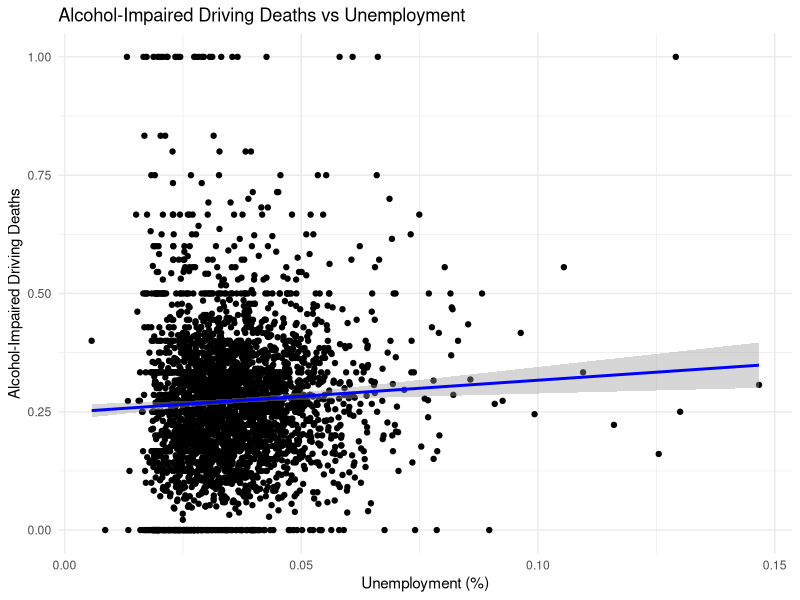
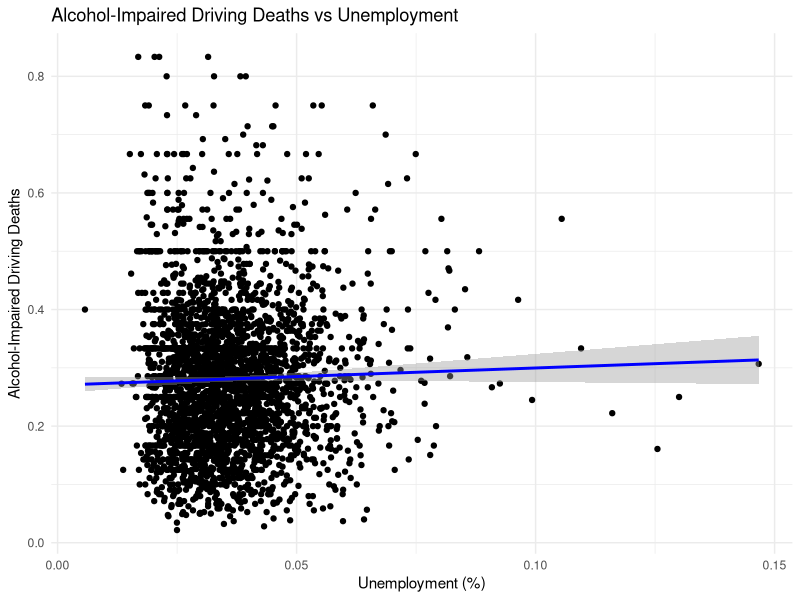
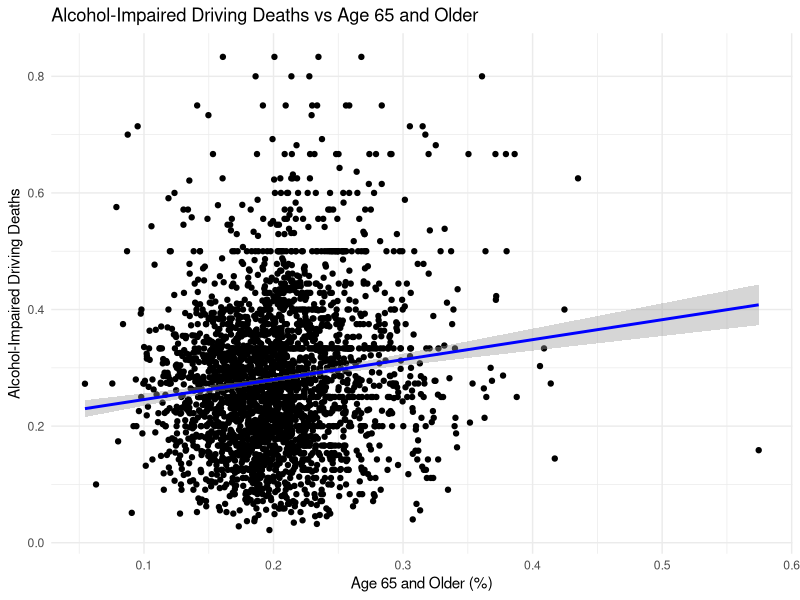
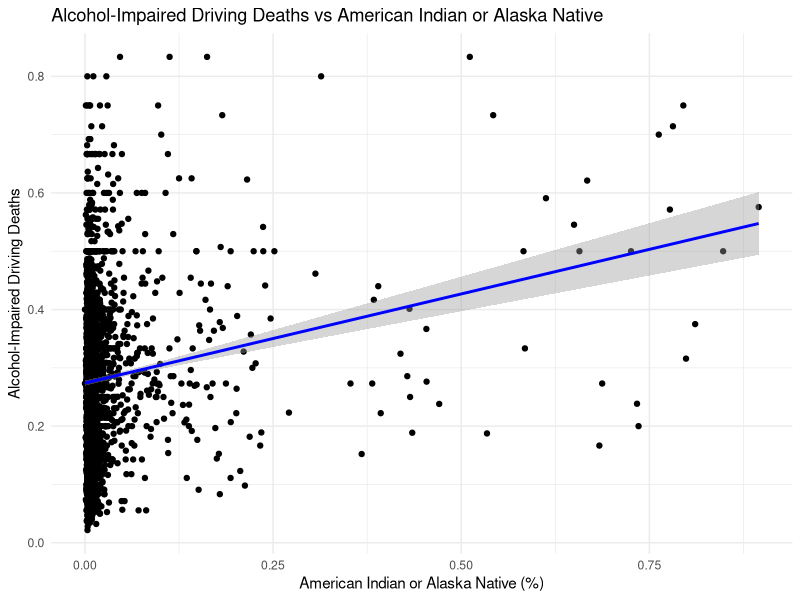
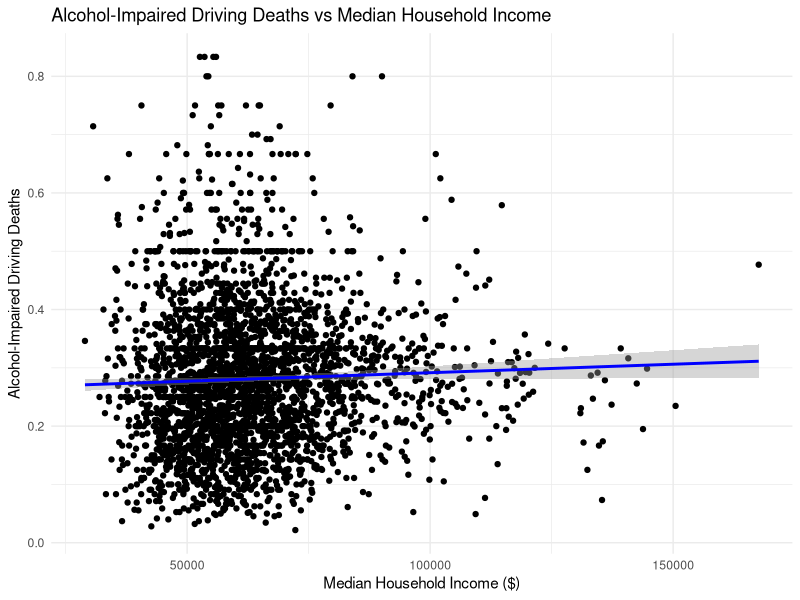
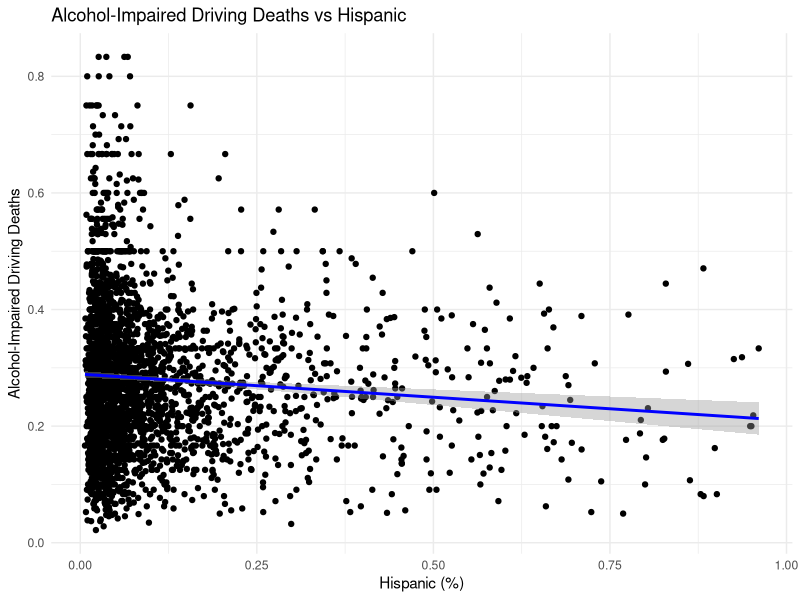
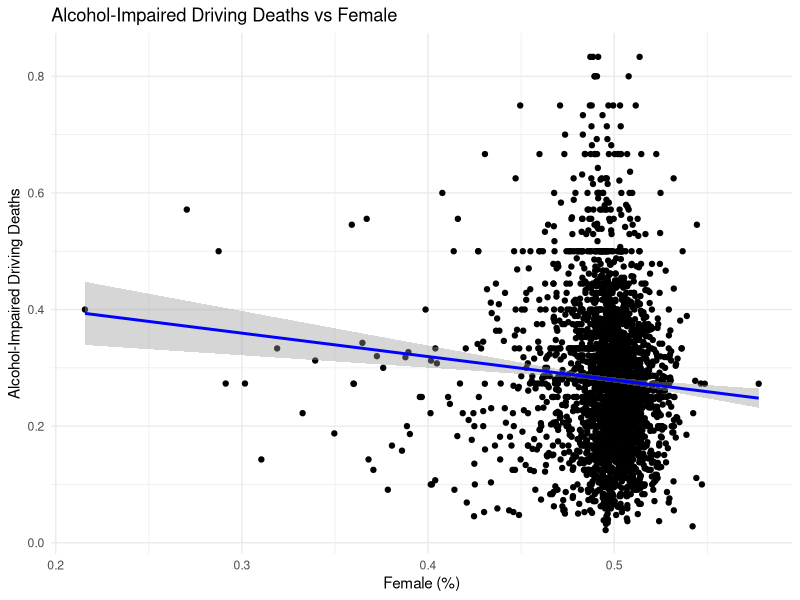
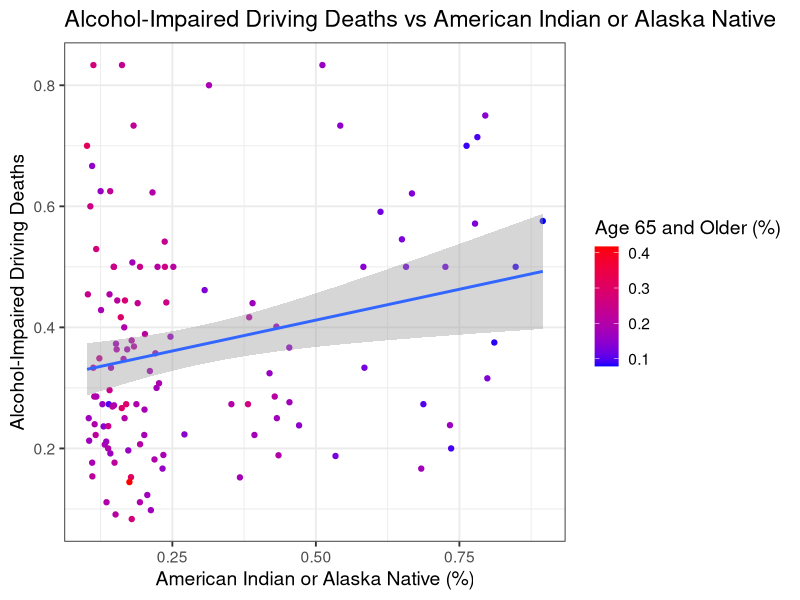

Source code (R) for these figures, in order:
## ---- chunk 1
library(tidyverse)
## ---- chunk 2
eda_a <- read_csv("../data/final_data.csv")

str(eda_a)

eda_a <- eda_a |> 
  select(-name, -...1, -population) |> 
  mutate(across(everything(), ~ifelse(is.na(.), mean(., na.rm = TRUE), .)))
## ---- chunk 3
eda_a |> 
ggplot(aes(x = unemployment, y = alcohol_impaired_driving_deaths)) +
  geom_point() +
  geom_smooth(method = "lm", col = "blue") +
  theme_minimal() +
  labs(title = "Alcohol-Impaired Driving Deaths vs Unemployment",
       x = "Unemployment (%)",
       y = "Alcohol-Impaired Driving Deaths")

## ---- chunk 4
eda_a <- eda_a %>%
  filter(alcohol_impaired_driving_deaths != 1 & alcohol_impaired_driving_deaths != 0)



eda_a |> 
  ggplot(aes(x = unemployment, y = alcohol_impaired_driving_deaths)) +
  geom_point() +
  geom_smooth(method = "lm", col = "blue") +
  theme_minimal() +
  labs(title = "Alcohol-Impaired Driving Deaths vs Unemployment",
       x = "Unemployment (%)",
       y = "Alcohol-Impaired Driving Deaths")

# Alcohol-Impaired Driving Deaths vs Age 65 and Older
eda_a |> 
  ggplot(aes(x = x65_and_older, y = alcohol_impaired_driving_deaths)) +
  geom_point() +
  geom_smooth(method = "lm", col = "blue") +
  theme_minimal() +
  labs(title = "Alcohol-Impaired Driving Deaths vs Age 65 and Older",
       x = "Age 65 and Older (%)",
       y = "Alcohol-Impaired Driving Deaths")

# Alcohol-Impaired Driving Deaths vs American Indian or Alaska Native
eda_a |> 
ggplot(aes(x = american_indian_or_alaska_native, y = alcohol_impaired_driving_deaths)) +
  geom_point() +
  geom_smooth(method = "lm", col = "blue") +
  theme_minimal() +
  labs(title = "Alcohol-Impaired Driving Deaths vs American Indian or Alaska Native",
       x = "American Indian or Alaska Native (%)",
       y = "Alcohol-Impaired Driving Deaths")

# Alcohol-Impaired Driving Deaths vs Median Household Income
eda_a |> 
ggplot(aes(x = median_household_income, y = alcohol_impaired_driving_deaths)) +
  geom_point() +
  geom_smooth(method = "lm", col = "blue") +
  theme_minimal() +
  labs(title = "Alcohol-Impaired Driving Deaths vs Median Household Income",
       x = "Median Household Income ($)",
       y = "Alcohol-Impaired Driving Deaths")

# Alcohol-Impaired Driving Deaths vs Hispanic
eda_a |> 
ggplot(aes(x = hispanic, y = alcohol_impaired_driving_deaths)) +
  geom_point() +
  geom_smooth(method = "lm", col = "blue") +
  theme_minimal() +
  labs(title = "Alcohol-Impaired Driving Deaths vs Hispanic",
       x = "Hispanic (%)",
       y = "Alcohol-Impaired Driving Deaths")

# Alcohol-Impaired Driving Deaths vs Female
eda_a |> 
ggplot(aes(x = female, y = alcohol_impaired_driving_deaths)) +
  geom_point() +
  geom_smooth(method = "lm", col = "blue") +
  theme_minimal() +
  labs(title = "Alcohol-Impaired Driving Deaths vs Female",
       x = "Female (%)",
       y = "Alcohol-Impaired Driving Deaths")
## ---- chunk 5
stuff_to_know <- eda_a[c("female",
                         "median_household_income", 
                         "unemployment")]
## ---- chunk 6
# Filter out zero values for better visualization
eda_a_filtered <- eda_a |>  filter(american_indian_or_alaska_native > .1)

# Create a scatter plot with a linear regression line
eda_a_filtered |> 
  ggplot(aes(x = american_indian_or_alaska_native, y = alcohol_impaired_driving_deaths)) +
  geom_point(aes(color = x65_and_older)) +
  geom_smooth(method = "lm") +
  scale_color_gradient(low = "blue", high = "red") +
  labs(title = "Alcohol-Impaired Driving Deaths vs American Indian or Alaska Native",
       x = "American Indian or Alaska Native (%)",
       y = "Alcohol-Impaired Driving Deaths",
       color = "Age 65 and Older (%)") +
  theme_bw(base_size = 14)
## ---- chunk 7
eda_a |> 
  ggplot(aes(x = x65_and_older, y = alcohol_impaired_driving_deaths)) +
  geom_point(aes(color = american_indian_or_alaska_native)) +
  geom_smooth(method = "lm") +
  scale_color_gradient(low = "blue", high = "red") +
  labs(title = "Alcohol-Impaired Driving Deaths vs age 65 and Older",
       x = "Age 65 and Older (%)",
       y = "Alcohol-Impaired Driving Deaths",
       color = "American Native (%)") +
  theme_bw(base_size = 14)
## ---- chunk 8
eda_a |> 
  ggplot(aes(x = unemployment, y = alcohol_impaired_driving_deaths)) +
  geom_point(aes(color = x65_and_older)) +
  geom_smooth(method = "lm") +
  scale_color_gradient(low = "blue", high = "red") +
  labs(title = "Alcohol-Impaired Driving Deaths vs Unemployment",
       x = "Unemployment Rate (%)",
       y = "Alcohol-Impaired Driving Deaths",
       color = "Age 65 and Older (%)") +
  theme_bw(base_size = 14)
## ---- chunk 9
eda_a |> 
  ggplot(aes(x = x65_and_older, y = alcohol_impaired_driving_deaths)) +
  geom_point(aes(color = unemployment)) +
  geom_smooth(method = "lm") +
  scale_color_gradient(low = "blue", high = "red") +
  labs(title = "Alcohol-Impaired Driving Deaths vs Unemployment",
       x = "Age 65 and Older (%)",
       y = "Alcohol-Impaired Driving Deaths",
       color = "Unemployment Rate (%)") +
  theme_bw(base_size = 14)
